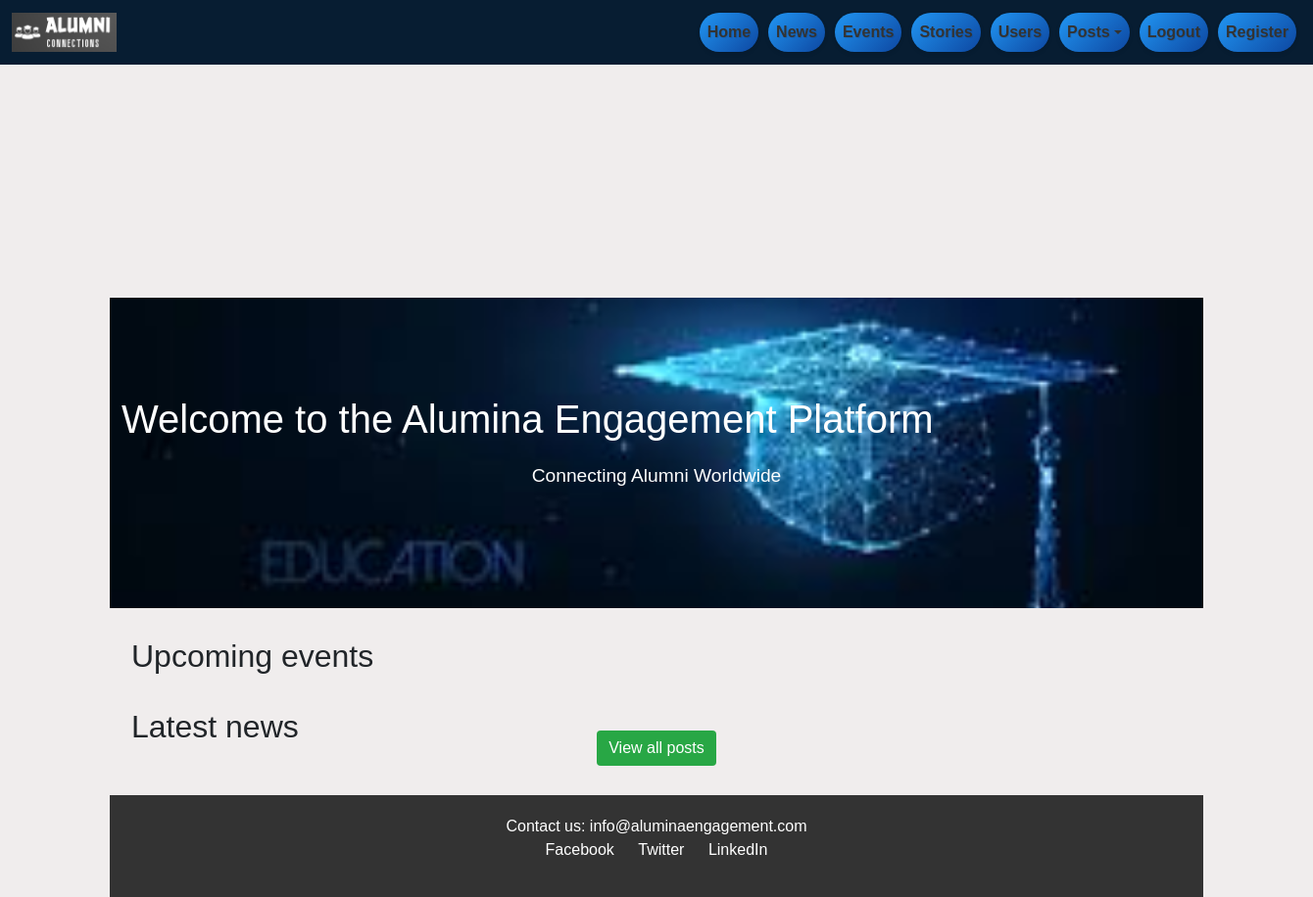
Page /admin (signed in) on the earlier database version.
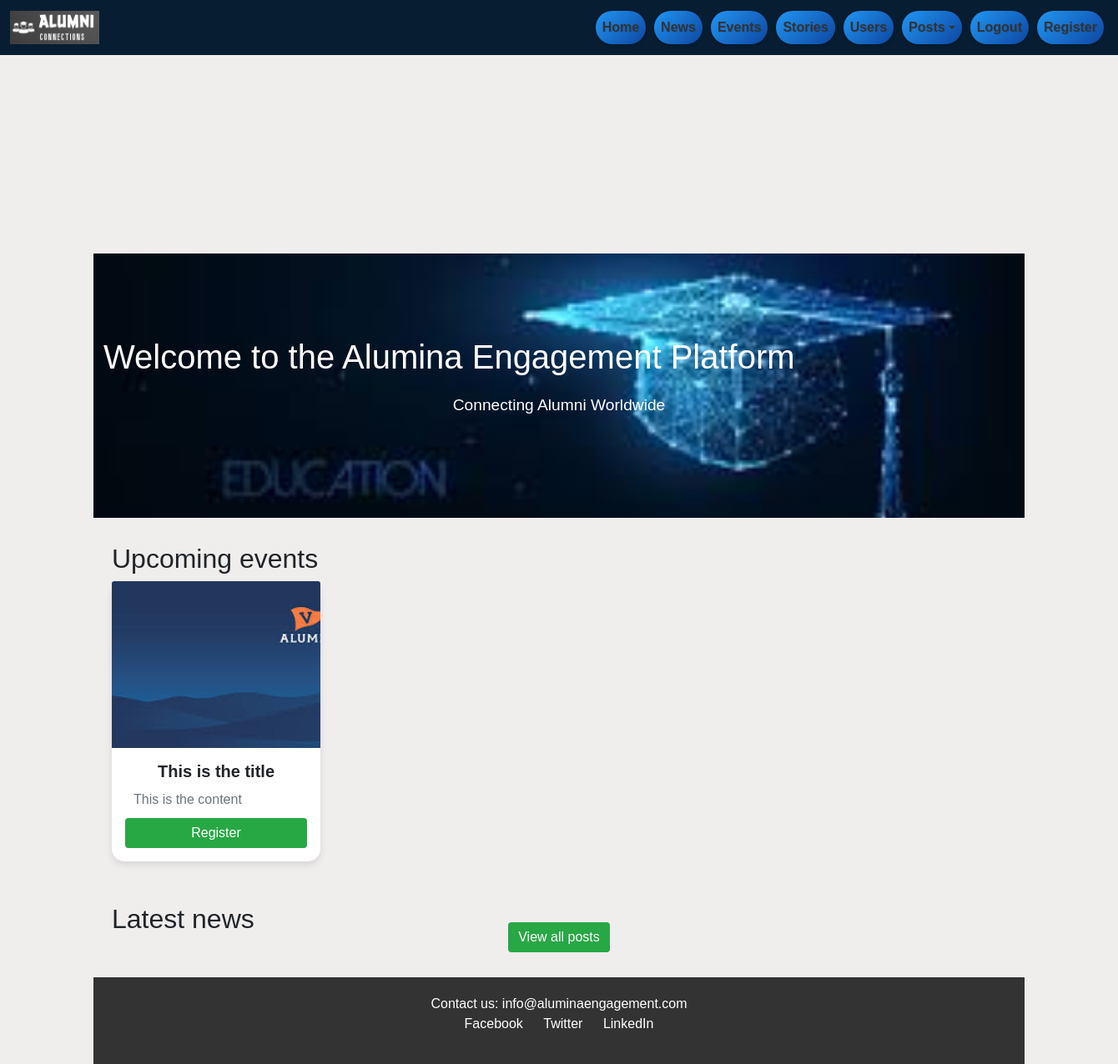
Same page on the later database version.
### app/models.py (models this page shows, shortened)
class Post(db.Model):
    id = db.Column(db.Integer, primary_key=True)
    title = db.Column(db.String(100), nullable=False)
    date_posted = db.Column(db.DateTime, nullable=False, default=datetime.utcnow)
    content = db.Column(db.Text, nullable=False)
    image_file = db.Column(db.String(20), nullable=True)
    user_id = db.Column(db.Integer, db.ForeignKey('user.id'), nullable=False)
    likes = db.relationship('Like', backref='post', lazy=True)
    comments = db.relationship('Comment', backref='post', lazy=True)
    link = db.Column(db.String(255), nullable=True)
    category = db.Column(db.String(25), nullable=True)

### app/routes.py (the view)
@main.route("/admin")
def admin():
    posts = Post.query.filter_by(category='post').all()
    news = Post.query.filter_by(category='news').all()
    events = Post.query.filter_by(category='event').all()
    if current_user.is_authenticated:
        return render_template('admin.html', posts = posts, news = news, events = events)
    return redirect(url_for('auth.adminLogin'))

### app/__init__.py (called while the page is built)
def create_app():
    app = Flask(__name__)
    app.config['SECRET_KEY'] = '2607/favy'
    app.config['SQLALCHEMY_DATABASE_URI'] = 'sqlite:///site.db'
    app.config['DEBUG'] = True
    socketio.init_app(app)
    db.init_app(app)
    bcrypt.init_app(app)
    login_manager.init_app(app)
    migrate.init_app(app, db)
    from app.auth import auth as auth_blueprint
    app.register_blueprint(auth_blueprint)
    from app.routes import main as main_blueprint
    app.register_blueprint(main_blueprint)
    from app.routes import messages as messages_blueprint
    app.register_blueprint(messages_blueprint)
    from app.routes import conversations as conversations_blueprint
    app.register_blueprint(conversations_blueprint)
    @app.context_processor
    def inject_user():
        return dict(current_user=current_user)
    return app

### app/models.py (called while the page is built)
@login_manager.user_loader
def load_user(user_id):
    return User.query.get(int(user_id))

### app/templates/admin.html (shortened to what this page needs)
<!DOCTYPE html>
<html lang="en">
<head>
    <link href="https://cdn.jsdelivr.net/npm/bootstrap@5.0.2/dist/css/bootstrap.min.css" rel="stylesheet">
    <link rel="stylesheet" href="{{ url_for('static', filename='css/custom.css') }}">
</head>
<body>
    <nav class="navbar navbar-expand-lg navbar-custom fixed-top">
        <div class="container-fluid">
            <a class="navbar-brand" href="{{ url_for('main.home') }}">
                <img src="{{ url_for('static', filename='images/alumni copy.png') }}" alt="Alumina Logo">
            </a>
            <div class="collapse navbar-collapse" id="navbarNavDropdown">
                <ul class="navbar-nav ms-auto">
                    <li class="nav-item">
                        <a class="nav-link" href="{{ url_for('main.home') }}">Home</a>
                    </li>
                    <li class="nav-item">
                        <a class="nav-link" href="#latest-news">News</a>
                    </li>
                    <li class="nav-item">
                        <a class="nav-link" href="#upcoming-events">Events</a>
                    </li>
                    <li class="nav-item">
                        <a class="nav-link" href="#stories">Stories</a>
                    </li>
                    <li class="nav-item">
                        <a class="nav-link" href="{{url_for('main.user_list')}}">Users</a>
                    </li>
                    <li class="nav-item dropdown">
                        <a class="nav-link dropdown-toggle" href="#" role="button" data-bs-toggle="dropdown" aria-expanded="false">
                          Posts
                        </a>
                      </li>
                    <li class="nav-item">
                        <a class="nav-link" href="{{ url_for('auth.logout') }}">Logout</a>
                    </li>
                        <li class="nav-item"><a class="nav-link" href="{{ url_for('auth.register') }}">Register</a></li>
                </ul>
            </div>
        </div>
    </nav>
    <div class="container-ticker">
        <p class="ticker-text">WELCOME TO ALUMINA - CONNECTING ALUMNI - DISCOVER OPPORTUNITIES - STAY INFORMED!!! 🎓🌟🔍📰-</p>
    </div>
    <div class="container mt-5 pt-4">
 <section class="hero">
  <div class="container " style="text-align: center;" >
      <h2>Welcome to the Alumina Engagement Platform</h2>
      <p>Connecting Alumni Worldwide</p>
  </div>
</section>
<section class="success-stories" id="post">
<div class="container">
    <h2>Upcoming events</h2>
    <div class="row row-cols-1 row-cols-md-4 g-4">
      {% for item in events%}
      <div class="col">
        <div class="card h-100">
          <img src="{{ url_for('static', filename='post_pics/' + item.image_file) }}" class="card-img-top" alt="..." style="width: 100%; height: 200px; object-fit: cover;">
          <div class="card-body">
            <h5 class="card-title">{{item.title}}</h5>
            <p class="card-text">{{item.content}}</p>
            <a href="#" class="btn btn-primary">Register</a>
          </div>
        </div>
      </div>
      {% endfor %}
    </div>
</div>
</section>
<section class="success-stories" id="post">
  <div class="container">
      <h2>Latest news</h2>
      <a href="{{url_for('main.posts')}}" class="btn btn-primary m">View all posts</a>
  </div>
  </section>
<footer>
  <div class="container">
      <p>Contact us: info@aluminaengagement.com</p>
      <ul class="social-links">
          <li><a href="#">Facebook</a></li>
          <li><a href="#">Twitter</a></li>
          <li><a href="#">LinkedIn</a></li>
      </ul>
  </div>
</footer>
</body>
</html>

### app/static/css/custom.css (style rules this page uses)
body { font-family: Arial, sans-serif; margin: 0; padding: 0; background: #f0eded; }
.hero { background: url('../images/images.jpeg') no-repeat center center/cover; color: #fff; padding: 100px 0; text-align: center; }
.hero h2 { font-size: 2.5em; margin-bottom: 20px; }
.hero p { font-size: 1.2em; margin-bottom: 20px; }
section { padding: 20px 0; }
.about, .events, .success-stories, .news { text-align: center; margin: 10px; }
.about p, .events p, .success-stories p, .news p { text-align: start; margin: 10px; }
.container h2 { text-align: start; }
footer { background: #333; color: #fff; padding: 20px 0; text-align: center; }
footer p { margin: 0; }
footer .social-links { list-style: none; padding: 0; }
footer .social-links li { display: inline; margin: 0 10px; }
footer .social-links li a { color: #fff; text-decoration: none; }
.card { display: flex; flex-direction: column; }
.card-body { display: flex; flex-direction: column; justify-content: space-between; flex-grow: 1; }
.card-text, .card-title { margin-bottom: auto; }
.card-body .btn { margin-top: auto; }
.navbar-nav .nav-link { color: #fff; background-color: #2196F3; background-image: linear-gradient(135deg, #2196F3, #0D47A1); border: none; border-radius: 20px; padding: 12px 20px; margin: 0 5px; text-decoration: none; box-shadow: 0px 2px 4px rgba(0, 0, 0, 0.1); transition: background-color 0.3s, box-shadow 0.3s, transform 0.2s ease-in-out; display: flex; justify-content: center; align-items: center; font-weight: bold; font-size: 16px; text-shadow: 1px 1px 1px rgba(0, 0, 0, 0.1); }
.card-img-top { width: 100%; height: 15vw; object-fit: cover; }
.card { border: none; border-radius: 15px; box-shadow: 0 4px 8px rgba(0, 0, 0, 0.1); }
.card-title { font-size: 1.25rem; font-weight: bold; }
.card-text { color: #6c757d; }
.btn-primary { background-color: #28a745; border: none; }
.navbar-custom { background-color: #071d32; }
.navbar-custom .navbar-brand, .navbar-custom .nav-link { color: #fff; }
.navbar-custom .navbar-brand img { max-height: 40px; margin-right: 10px; }
.navbar-brand { display: flex; align-items: center; position: relative; }
.ticker-text { font-family: sans-serif; display: inline-block; padding-left: 100%; animation: ticker 30s linear infinite; }
.navbar-nav .nav-link { color: #333; padding: 0.5rem 1rem; }

Differences in the rows shown:
added Post: image_file (picture), title "This is the title", content "This is the content"
